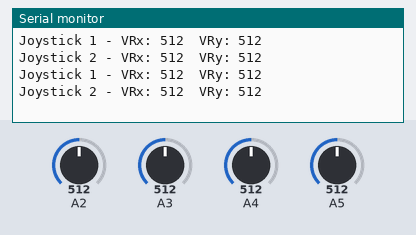
The sketch below on a simulated Arduino Uno, built with avr-gcc and run on an emulated ATmega328P. On the bench: the last lines printed to the serial monitor. Inputs (shaded band) come from the test bench; at power-on: A2 = 512, A3 = 512, A4 = 512, A5 = 512.

Above: at 1.7 s.
1.8 s: A2 set to 716
At 2.5 s:
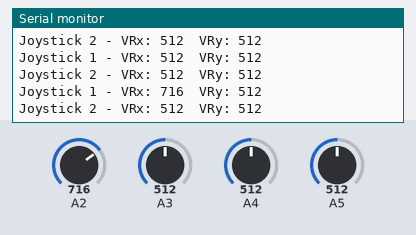
3.3 s: A3 set to 716
At 4.3 s:
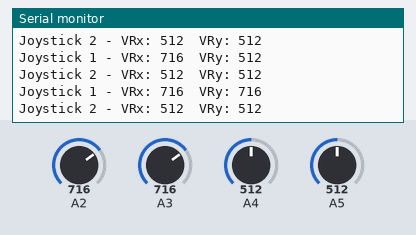
4.8 s: A4 set to 716
At 6.1 s:
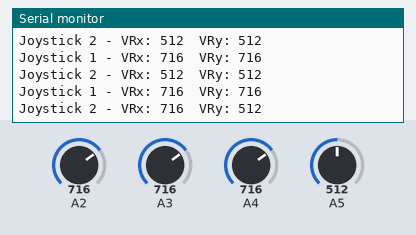
6.3 s: A5 set to 716
At 6.8 s:
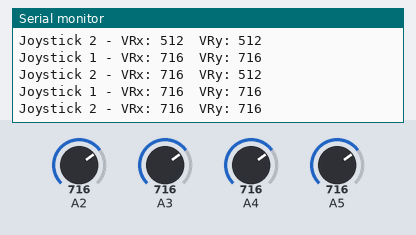
7.8 s: A2 set to 992
At 8.9 s:
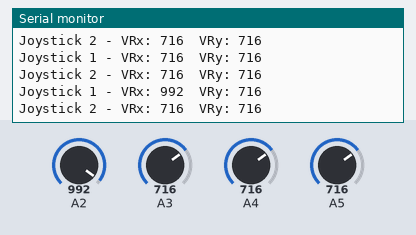
9.3 s: A3 set to 992
At 10.7 s:
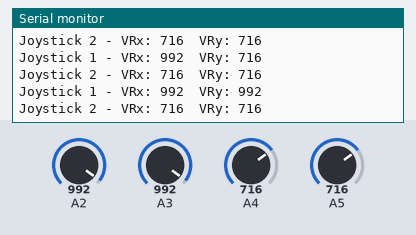
Timing chart, 0 to 11.8 s (numbered marks = the images above; inputs shaded):
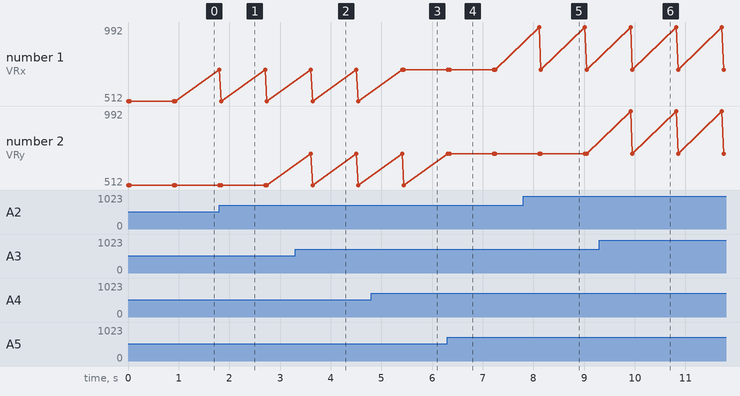

The sketch:

19_Joystick.ino
```cpp
void setup() {
  Serial.begin(9600); // Inicia a comunicação serial
}

void loop() {
  // Lê os valores dos dois joysticks
  int leituraVRx1 = analogRead(A2); // Lê o VRx do primeiro joystick (pino A2)
  int leituraVRy1 = analogRead(A3); // Lê o VRy do primeiro joystick (pino A3)
  int leituraVRx2 = analogRead(A4); // Lê o VRx do segundo joystick (pino A4)
  int leituraVRy2 = analogRead(A5); // Lê o VRy do segundo joystick (pino A5)

  // Exibe os valores dos dois joysticks no Monitor Serial
  Serial.print("Joystick 1 - VRx: ");
  Serial.print(leituraVRx1);
  Serial.print("  VRy: ");
  Serial.println(leituraVRy1);

  Serial.print("Joystick 2 - VRx: ");
  Serial.print(leituraVRx2);
  Serial.print("  VRy: ");
  Serial.println(leituraVRy2);

  delay(900); // Pequeno atraso para facilitar a leitura
}
```

Measured:
- after the input at 1.8 s, the serial monitor: prints a new line at once (image 1)
- after the input at 3.3 s, the serial monitor: prints a new line after 0.31 s (image 2)
- after the input at 4.8 s, the serial monitor: prints a new line after 0.64 s (image 3)
- after the input at 6.3 s, the serial monitor: prints a new line after 0.05 s (image 4)
- after the input at 7.8 s, the serial monitor: prints a new line after 0.31 s (image 5)
- after the input at 9.3 s, the serial monitor: prints a new line after 0.62 s (image 6)
